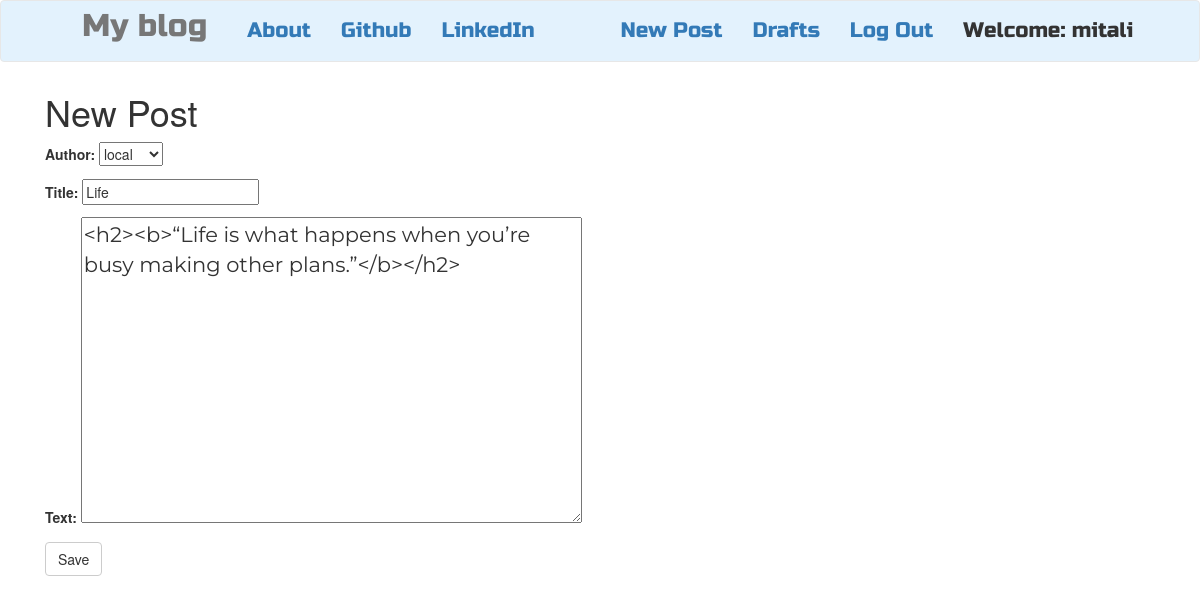
/post/16/edit/ (signed in), run on the app's committed database.
### blog/models.py (models this page shows, shortened)
class Post(models.Model):
    author = models.ForeignKey('auth.User',on_delete=models.CASCADE)
    title = models.CharField(max_length=200)
    text = models.TextField()
    created_date = models.DateTimeField(blank=True,null=True)
    published_date = models.DateTimeField(blank=True, null=True)

### blog/views.py (the view)
# urls.py: url(r'^post/(?P<pk>\d+)/edit/$',views.PostUpdateView.as_view(),name='post_edit'),
class PostUpdateView(LoginRequiredMixin,UpdateView):
    login_url = '/login/'
    redirect_field_name = 'blog/post_detail.html'
    form_class = PostForm
    model = Post

### blog/forms.py
class PostForm(forms.ModelForm):
    class Meta():
        model = Post
        fields = ('author', 'title', 'text')
        widgets = {
            'title':forms.TextInput(attrs={'class':'textinputclass'}),
            'text':forms.Textarea(attrs={'class':'editable medium-editor-textarea postcontent'})
        }

### blog/templates/blog/post_form.html (shortened to what this page needs)
{% extends 'blog/base.html' %}
{% block content %}
    <h1>New Post</h1>
    <form class="post-form" method="POST">
        {{form.as_p}}
        <button type="submit" class="save btn btn-default">Save</button>
    </form>
{% endblock content %}

### blog/templates/blog/base.html (shortened to what this page needs)
<!DOCTYPE html>
{% load static %}
<html>
<head>
    <link rel="stylesheet" href="https://stackpath.bootstrapcdn.com/bootstrap/4.5.0/css/bootstrap.min.css">
    <link rel="stylesheet" href="https://maxcdn.bootstrapcdn.com/bootstrap/3.4.1/css/bootstrap.min.css">
    <link rel="stylesheet" href="//cdn.jsdelivr.net/npm/medium-editor@latest/dist/css/medium-editor.min.css" type="text/css" media="screen" charset="utf-8">
    <link rel="stylesheet" href="{% static 'css/blog.css'%}">
</head>
<body class="loader">
<nav class="navbar navbar-default techfont custom-navbar " style="background-color: #e3f2fd;">
        <ul class="nav">
            <li class="nav-item"><a class="navbar-brand bigbrand" href="{% url 'post_list' %}"> My blog </a></li>
            <li class="nav-item"><a class="nav-link" href="{% url 'about' %}">About </a></li>
            <li class="nav-item"><a class="nav-link" href="https://www.github.com"> Github </a></li>
            <li class="nav-item"><a class="nav-link" href="https://www.linkedin.com"> LinkedIn </a></li>
        </ul>
        <ul class='nav navbar-right'>
            {% if user.is_authenticated %}
            <li>
                <a href="{% url 'post_new' %}">New Post</a>
            </li>
            <li>
                <a href="{% url 'post_draft_list' %}">Drafts</a>
            </li>
            <li>
                <a href="{% url 'logout' %}">Log Out</a>
            </li>
            <li>
                <a>Welcome: {{user.username}} </a>
            </li>
            {% else %}
            <li><a href="{% url 'login'%}"><span class="glyphicon glyphicon-user"></span></a>
            </li>
            {% endif %}
        </ul>
</nav>
<div class='content container'>
    <div class="row">
        <div class="col-md-8">
            <div class="blog_post">
            {% block content %}
            {% endblock content %}
            </div>
        </div>
    </div>
</div>
</body>
</html>

### blog/static/css/blog.css (style rules this page uses)
.techfont { font-family: 'Russo One', sans-serif; font-size: 1.5em; margin-bottom: 10px; }
.postcontent { font-family: 'Montserrat'; font-size: 1.5em; }
.bigbrand { font-size: 1.5em; }
.loader { filter:hue-rotate(0deg); color: linear-gradient(45deg,#0f8,#08f); animation:hue 5000ms infinite linear; }

### data on the page
Post: author "local", title "Life", text "<h2><b>“Life is what happens when you’re busy making other plans.”</b></h2>"

### other printed values
{{ user.username }} "mitali"
